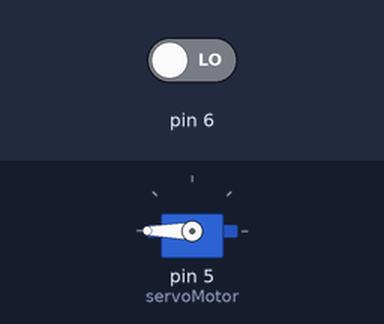
The sketch below on a simulated Arduino Uno, built with avr-gcc and run on an emulated ATmega328P. Parts: servo. Inputs (shaded band) come from the test bench; at power-on: pin 6 LOW.

Above: at 1.2 s.
1.3 s: pin 6 driven HIGH
At 2.1 s:
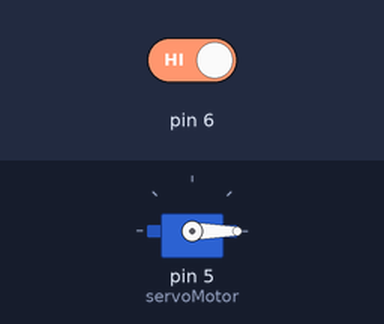
2.8 s: pin 6 driven LOW
At 3.2 s:
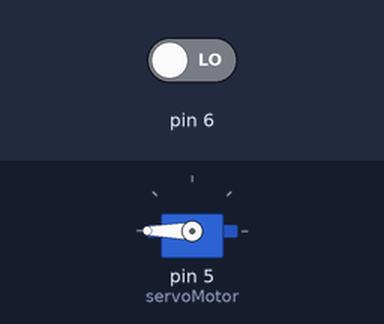
Timing chart, 0 to 5.8 s (numbered marks = the images above; inputs shaded):
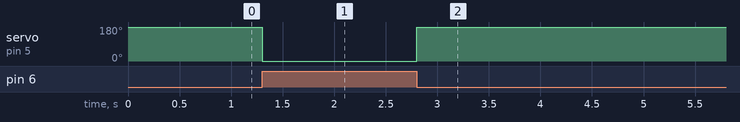

The sketch:

servoMotor.ino
```cpp
#include <Servo.h>

Servo servoMotor;

void setup() {
//  Iniciamos el monitor serie para mostrar el resultado
  Serial.begin(9600);

//  Iniciamos el servo para que empiece a trabajar junto con el pin 5
//  pinMode(5, OUTPUT);
  pinMode(6, INPUT);
  servoMotor.attach(5);
}

int value;

void loop() {

    if(digitalRead(6) == HIGH)
      servoMotor.write(0);
    else
      servoMotor.write(360);

/*    for(int i=0; i<=180; i++){
      servoMotor.write(i);
      delay(50);
    }

    for(int i=179; i>0; i--){
      servoMotor.write(i);
      delay(50);
    }
*/

}
```

Measured:
- after the input at 1.3 s, servo on pin 5 (servoMotor): 180° → 0° at once
- after the input at 2.8 s, servo on pin 5 (servoMotor): 0° → 180° at once
